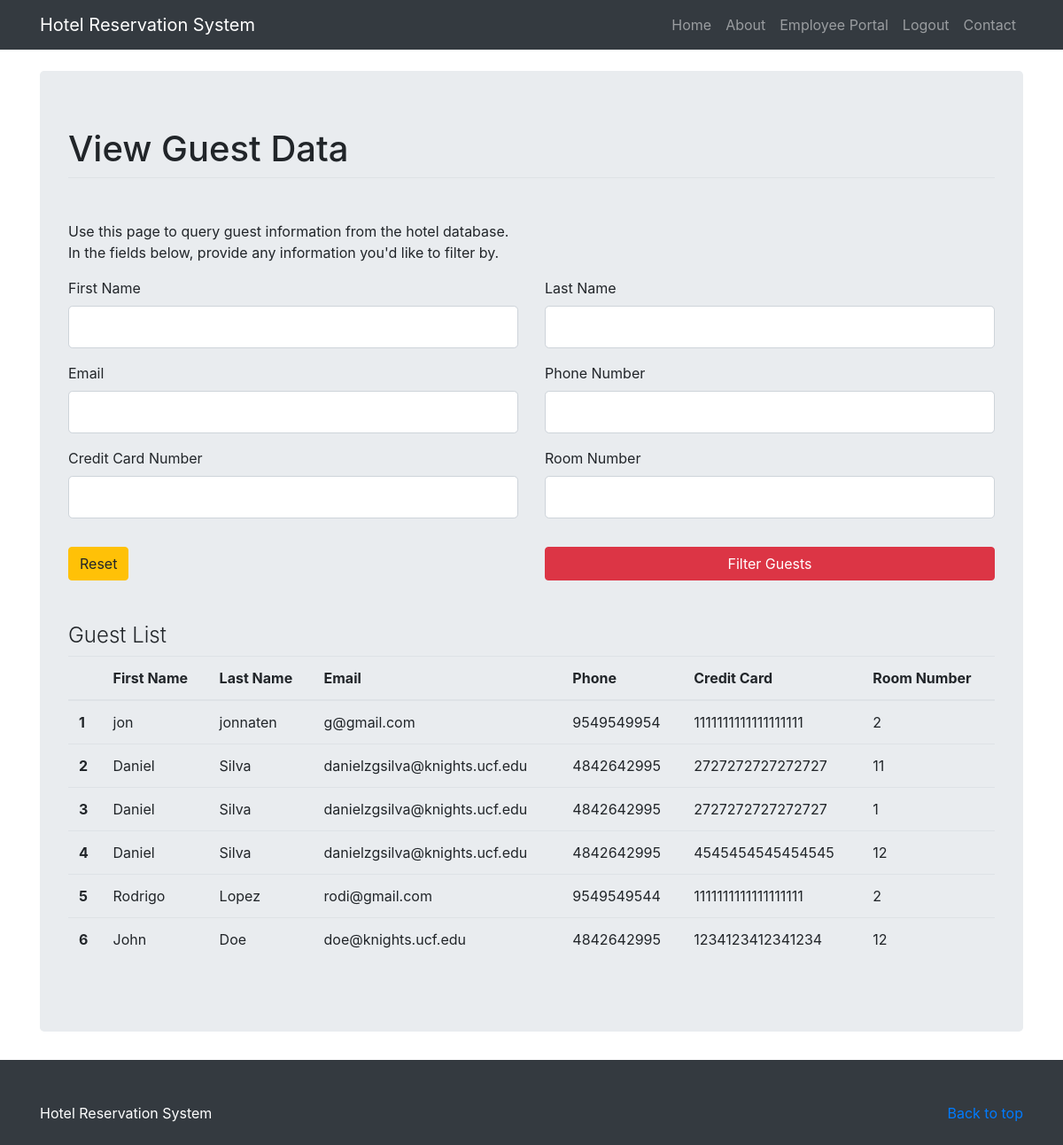
The page /view_guests (signed in) on the database its author committed.
### hotel_system/models.py (models this page shows, shortened)
class Reservation(db.Model):
    id = db.Column(db.Integer, primary_key=True)
    first_name = db.Column(db.String(120), nullable=False)
    last_name = db.Column(db.String(120), nullable=False)
    email = db.Column(db.String(120), nullable=False)
    phone = db.Column(db.String(12), nullable = False)
    date_created = db.Column(db.DateTime, nullable = False, default = datetime.utcnow)
    credit_card = db.Column(db.String(20), nullable = False)
    check_in = db.Column(db.Integer, nullable=False)
    check_out = db.Column(db.Integer, nullable=False)
    tv = db.Column(db.Boolean, nullable = False, default = False)
    wifi = db.Column(db.Boolean, nullable = False, default = False)
    pool = db.Column(db.Boolean, nullable = False, default = False)
    room_type = db.Column(db.String(6), nullable = False)
    room_num = db.Column(db.Integer)

### hotel_system/routes.py (the view, shortened to what this page needs)
@app.route('/view_guests', methods=['GET', 'POST'])
@login_required
def view_guests():
    if not check_for_admin(current_user.admin_flag):
        flash(f'You must be an admin to access this page!','danger')
        return redirect(url_for('employee_portal'))
    form = ViewGuestsForm()
    guests = Reservation.query.all()
    return render_template('view_guests.html', title="Guests", form=form, guests=guests)

### hotel_system/forms.py
class ViewGuestsForm(FlaskForm):
    first_name = StringField('First Name')
    last_name = StringField('Last Name')
    email = StringField('Email', validators=[Email(), Optional()])
    phone = StringField('Phone Number', validators = [Optional(), Length(min=10, max=12, message='Invalid Phone Number')])
    credit_card = StringField('Credit Card Number', validators = [Optional(), Length(min=16, max=20, message='Invalid Card Number')])
    room_num = IntegerField('Room Number', validators = [Optional()])
    submit = SubmitField('Filter Guests')

### hotel_system/models.py (called while the page is built)
@login_manager.user_loader
def load_employee(employee_id):
    return Employee.query.get(int(employee_id))

### hotel_system/routes.py (called while the page is built)
def check_for_admin(admin_flag):
    if admin_flag == False:
        return False
    else:
        return True

### hotel_system/templates/view_guests.html (shortened to what this page needs)
{% extends "layout.html" %}
{% block content %}
<body>
    <main role="main">
        <div class="container"><br>
             <div class="jumbotron center">
         		<form action="" method="POST">
         			<fieldset class="form-group">
                <legend class ="border-bottom mb-4"><h1>View Guest Data</h1></legend><br>
                    <p>Use this page to query guest information from the hotel database.<br>
                    In the fields below, provide any information you'd like to filter by.</p>
                    <div class="row">
                        <div class="col-xs-6 sm-6 col-md-6 col-lg-6">
           				    <div class = "form-group">
           					{{ form.first_name.label(class="form-control-label") }}
           					{% if form.first_name.errors %}
           						{{ form.first_name(class="form-control form-control-lg is-invalid") }}
           						<div class="invalid-feedback">
           							{% for error in form.first_name.errors %}
           								<span>{{ error }}</span>
           							{% endfor %}
           						</div>
           					{% else %}
           						{{ form.first_name(class="form-control form-control-lg") }}
           					{% endif %}
                             </div>
                        </div>
                        <div class="col-xs-6 sm-6 col-md-6 col-lg-6">
           				    <div class = "form-group">
           					{{ form.last_name.label(class="form-control-label") }}
           					{% if form.last_name.errors %}
           						{{ form.last_name(class="form-control form-control-lg is-invalid") }}
           						<div class="invalid-feedback">
           							{% for error in form.last_name.errors %}
           								<span>{{ error }}</span>
           							{% endfor %}
           						</div>
           					{% else %}
           						{{ form.last_name(class="form-control form-control-lg") }}
           					{% endif %}
                             </div>
                        </div>
                    </div>
                    <div class="row">
                        <div class="col-xs-6 sm-6 col-md-6 col-lg-6">
           				    <div class = "form-group">
           					{{ form.email.label(class="form-control-label") }}
           					{% if form.email.errors %}
           						{{ form.email(class="form-control form-control-lg is-invalid") }}
           						<div class="invalid-feedback">
           							{% for error in form.email.errors %}
           								<span>{{ error }}</span>
           							{% endfor %}
           						</div>
           					{% else %}
           						{{ form.email(class="form-control form-control-lg") }}
           					{% endif %}
                             </div>
                        </div>
                        <div class="col-xs-6 sm-6 col-md-6 col-lg-6">
           				    <div class = "form-group">
           					{{ form.phone.label(class="form-control-label") }}
           					{% if form.phone.errors %}
           						{{ form.phone(class="form-control form-control-lg is-invalid") }}
           						<div class="invalid-feedback">
           							{% for error in form.phone.errors %}
           								<span>{{ error }}</span>
           							{% endfor %}
           						</div>
           					{% else %}
           						{{ form.phone(class="form-control form-control-lg") }}
           					{% endif %}
                             </div>
                        </div>
                    </div>
                    <div class="row">
                        <div class="col-xs-6 sm-6 col-md-6 col-lg-6">
           				    <div class = "form-group">
           					{{ form.credit_card.label(class="form-control-label") }}
           					{% if form.credit_card.errors %}
           						{{ form.credit_card(class="form-control form-control-lg is-invalid") }}
           						<div class="invalid-feedback">
           							{% for error in form.credit_card.errors %}
           								<span>{{ error }}</span>
           							{% endfor %}
           						</div>
           					{% else %}
           						{{ form.credit_card(class="form-control form-control-lg") }}
           					{% endif %}
                             </div>
                        </div>
                        <div class="col-xs-6 sm-6 col-md-6 col-lg-6">
           				    <div class = "form-group">
           					{{ form.room_num.label(class="form-control-label") }}
           					{% if form.room_num.errors %}
           						{{ form.room_num(class="form-control form-control-lg is-invalid") }}
           						<div class="invalid-feedback">
           							{% for error in form.room_num.errors %}
           								<span>{{ error }}</span>
           							{% endfor %}
           						</div>
           					{% else %}
           						{{ form.room_num(class="form-control form-control-lg") }}
           					{% endif %}
                             </div>
                        </div>
                    </div>
         			</fieldset>
         			 <div class="row">
                        <div class="col-md-6 col-sm-6 col-xs-6 pad-adjust">
                         <a href="{{ url_for('view_guests') }}" class="btn btn-warning">Reset</a>
                        </div>
                        <div class="col-md-6 col-sm-6 col-xs-6 pad-adjust" id="payment_buttons">
                          {{ form.submit(class="btn btn-danger btn-block") }}
                        </div>
                    </div>
         		</form><br><br>
                <h4 class="font-weight-light">Guest List</h4>
                <table class="table table-hover">
                      <thead>
                        <tr>
                          <th scope="col"></th>
                          <th scope="col">First Name</th>
                          <th scope="col">Last Name</th>
                          <th scope="col">Email</th>
                          <th scope="col">Phone</th>
                          <th scope="col">Credit Card</th>
                          <th scope="col">Room Number</th>
                        </tr>
                      </thead>
                      <tbody>
                      {% for guest in guests %}
                        <tr>
                          <th scope="row">{{ loop.index }}</th>
                          <td>{{ guest.first_name }}</td>
                          <td>{{ guest.last_name }}</td>
                          <td>{{ guest.email }}</td>
                          <td>{{ guest.phone }}</td>
                          <td>{{ guest.credit_card }}</td>
                          <td>{{ guest.room_num }}</td>
                        </tr>
                      {% endfor %}
                      </tbody>
                </table>
         	</div>
        </div>
    </main>
</body>
{% endblock %}

### rows shown on the page
Reservation: first_name "jon", last_name "jonnaten", email "g@gmail.com", phone "9549549954", credit_card "1111111111111111111", room_num "2"
Reservation: first_name "Daniel", last_name "Silva", email "danielzgsilva@knights.ucf.edu", phone "4842642995", credit_card "2727272727272727", room_num "11"
Reservation: first_name "Daniel", last_name "Silva", email "danielzgsilva@knights.ucf.edu", phone "4842642995", credit_card "2727272727272727", room_num "1"
Reservation: first_name "Daniel", last_name "Silva", email "danielzgsilva@knights.ucf.edu", phone "4842642995", credit_card "4545454545454545", room_num "12"
Reservation: first_name "Rodrigo", last_name "Lopez", email "rodi@gmail.com", phone "9549549544", credit_card "1111111111111111111", room_num "2"
Reservation: first_name "John", last_name "Doe", email "doe@knights.ucf.edu", phone "4842642995", credit_card "1234123412341234", room_num "12"
